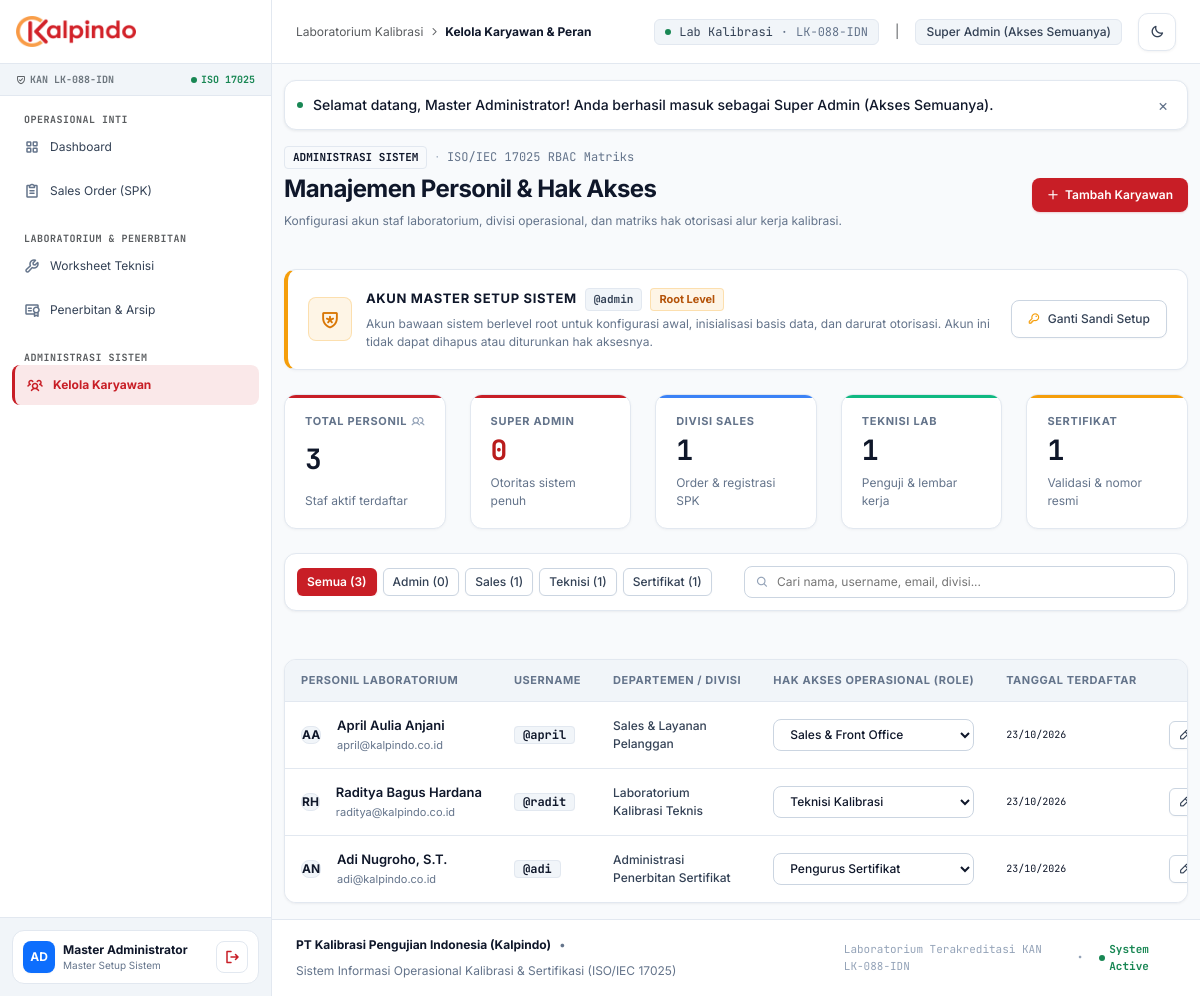
/users.php (signed in), run on the app's committed database.
### tables this page shows
CREATE TABLE users (
            id INTEGER PRIMARY KEY AUTOINCREMENT,
            username VARCHAR(50) UNIQUE NOT NULL,
            password_hash VARCHAR(255) NOT NULL,
            full_name VARCHAR(100) NOT NULL,
            email VARCHAR(100),
            role VARCHAR(30) NOT NULL, -- 'SUPER_ADMIN', 'SALES', 'TECHNICIAN', 'CERT_ADMIN'
            department VARCHAR(100) NOT NULL,
            avatar_initials VARCHAR(5) DEFAULT 'KP',
            created_at DATETIME DEFAULT CURRENT_TIMESTAMP
        );

### users.php (the view, shortened to what the rows shown need)
<?php
require_once __DIR__ . '/includes/helpers.php';
$db = getDbConnection();
$systemAdmin = $db->query("SELECT * FROM users WHERE username = 'admin' LIMIT 1")->fetch();
$employees = $db->query("
    SELECT * FROM users
    WHERE username != 'admin'
    ORDER BY id ASC
")->fetchAll();
require_once __DIR__ . '/includes/header.php';
?>
<div class="flex flex-col sm:flex-row items-start sm:items-center justify-between gap-4 mb-6">
    <div>
        <h1 class="text-2xl font-bold text-slate-900 dark:text-slate-100 tracking-tight">Manajemen Personil & Hak Akses</h1>
    </div>
</div>
<div class="master-admin-banner">
    <div class="master-admin-content">
        <div class="master-admin-text">
            <div class="flex items-center gap-2 flex-wrap mb-1">
                <h2 class="master-admin-title">Akun Master Setup Sistem</h2>
            </div>
        </div>
    </div>
</div>
<div class="ent-card overflow-hidden">
    <div class="overflow-x-auto">
        <table class="ent-table w-full text-left" id="users-table">
            <thead>
                <tr>
                    <th>Personil Laboratorium</th>
                    <th>Username</th>
                    <th>Departemen / Divisi</th>
                    <th>Hak Akses Operasional (Role)</th>
                    <th>Tanggal Terdaftar</th>
                    <th class="text-right">Aksi</th>
                </tr>
            </thead>
            <tbody>
                <?php if (empty($employees)): ?>
                    <tr>
                        <td colspan="6" class="py-12 text-center text-slate-400">
                            <i class="ph-bold ph-users text-3xl mb-2 block opacity-40"></i>
                            Belum ada akun karyawan yang terdaftar dalam sistem.
                        </td>
                    </tr>
                <?php else: ?>
                    <?php foreach ($employees as $u):
                    ?>
                        <tr class="user-row" data-role="<?= htmlspecialchars($u['role']) ?>" data-search="<?= htmlspecialchars(strtolower($u['full_name'] . ' ' . $u['username'] . ' ' . $u['email'] . ' ' . $u['department'])) ?>">
                            <td>
                                <div class="flex items-center gap-3">
                                    <div class="w-8 h-8 rounded-lg flex items-center justify-center font-bold text-xs shrink-0" style="background-color: var(--surface-subtle); color: var(--text-primary); border: 1px solid var(--border-subtle);">
                                        <?= htmlspecialchars($u['avatar_initials'] ?: 'KP') ?>
                                    </div>
                                    <div class="min-w-0">
                                        <div class="flex items-center gap-1.5">
                                            <span class="cell-primary truncate"><?= htmlspecialchars($u['full_name']) ?></span>
                                        </div>
                                        <span class="cell-secondary truncate block"><?= htmlspecialchars($u['email'] ?: 'Email belum dikonfigurasi') ?></span>
                                    </div>
                                </div>
                            </td>
                            <td>
                                <span class="font-mono text-xs font-semibold px-2 py-0.5 rounded" style="background-color: var(--surface-subtle); color: var(--text-primary); border: 1px solid var(--border-subtle);">
                                    @<?= htmlspecialchars($u['username']) ?>
                                </span>
                            </td>
                            <td>
                                <span class="text-xs font-medium text-slate-700 dark:text-slate-300"><?= htmlspecialchars($u['department']) ?></span>
                            </td>
                            <td>
                                <form action="users.php" method="POST" class="inline-flex items-center gap-1.5 m-0" id="quick-role-form-<?= $u['id'] ?>">
                                    <div class="relative inline-block">
                                        <select name="new_role" onchange="this.form.submit()" class="ent-select text-xs font-medium py-1" style="height: 32px; padding-right: 28px;">
                                            <?php foreach ($allRoles as $rKey => $rVal): ?>
                                                <option value="<?= $rKey ?>" <?= $u['role'] === $rKey ? 'selected' : '' ?>>
                                                    <?= $rVal['name'] ?>
                                                </option>
                                            <?php endforeach; ?>
                                        </select>
                                    </div>
                                </form>
                            </td>
                            <td class="cell-meta">
                                <?= !empty($u['created_at']) ? date('d/m/Y', strtotime($u['created_at'])) : '-' ?>
                            </td>
                            <td class="text-right">
                                <div class="inline-flex items-center justify-end gap-1.5">
                                    <button type="button"
                                        onclick="openEditUserModal(<?= htmlspecialchars(json_encode($u)) ?>)"
                                        class="btn-surface btn-compact text-xs"
                                        title="Ubah Profil & Hak Akses Karyawan">
                                        <i class="ph-bold ph-pencil-simple text-xs"></i>
                                    </button>
                                </div>
                            </td>
                        </tr>
                    <?php endforeach; ?>
                <?php endif; ?>
            </tbody>
        </table>
    </div>
</div>
<?php require_once __DIR__ . '/includes/footer.php'; ?>

### includes/header.php (shortened to what the rows shown need)
<?php
require_once __DIR__ . '/helpers.php';
$currentUser = getCurrentUser();
$allRoles = getAllRoles();
$activeRoleInfo = $allRoles[$currentUser['role']] ?? [
    'name' => $currentUser['role'],
    'short' => $currentUser['role'],
    'badge_class' => 'bg-secondary-subtle text-secondary border',
    'icon' => 'ph-user'
];
$isMasterSetupAdmin = ($currentUser['username'] === 'admin');
?>
<!DOCTYPE html>
<html lang="id">
<head>
    <link rel="stylesheet" href="assets/css/bootstrap.min.css?v=5.3.3">
    <link rel="stylesheet" href="assets/css/phosphor.css?v=2.1.1">
    <link rel="stylesheet" href="assets/css/custom.css?v=<?= filemtime(__DIR__ . '/../assets/css/custom.css') ?>">
    <link rel="stylesheet" href="assets/css/print.css?v=<?= filemtime(__DIR__ . '/../assets/css/print.css') ?>" media="print">
</head>
<body class="min-vh-100">
    <aside class="no-print sidebar-desktop d-none d-lg-flex flex-column justify-content-between position-fixed top-0 bottom-0 start-0">
        <div class="p-3 border-t shrink-0" style="background-color: var(--surface-subtle); border-color: var(--border-subtle);">
            <div class="flex items-center justify-between gap-2 p-2.5 rounded-xl border" style="background-color: var(--surface-card); border-color: var(--border-subtle);">
                <div class="flex items-center gap-2 min-w-0">
                    <div class="min-w-0">
                        <p class="text-xs fw-bold mb-0 text-truncate" style="color: var(--text-primary);"><?= htmlspecialchars($currentUser['full_name']) ?></p>
                        <p class="text-[10px] mb-0 text-truncate" style="color: var(--text-muted);">
                            <?= $isMasterSetupAdmin ? 'Master Setup Sistem' : htmlspecialchars($activeRoleInfo['name']) ?>
                        </p>
                    </div>
                </div>
            </div>
        </div>
    </aside>
    <div class="app-main-wrapper">
        <header class="no-print top-navbar">
            <div class="flex items-center gap-2 gap-sm-3">
                <div class="flex items-center gap-1.5 px-2.5 py-1 rounded-md text-xs border whitespace-nowrap fw-medium" style="background-color: var(--surface-subtle); border-color: var(--border-subtle); color: var(--text-secondary);">
                    <span class="d-none d-sm-inline"><?= htmlspecialchars($activeRoleInfo['name']) ?></span>
                </div>
            </div>
        </header>
        <main class="flex-1 w-full px-3 px-sm-4 px-lg-5 py-4">

### data on the page
users: full_name "Master Administrator", role "Super Admin (Akses Semuanya)"
users: avatar_initials "AA", full_name "April Aulia Anjani", email "april@kalpindo.co.id", username "april", department "Sales & Layanan Pelanggan", new_role "Sales & Front Office", created_at "23/10/2026"
users: avatar_initials "RH", full_name "Raditya Bagus Hardana", email "raditya@kalpindo.co.id", username "radit", department "Laboratorium Kalibrasi Teknis", new_role "Teknisi Kalibrasi", created_at "23/10/2026"
users: avatar_initials "AN", full_name "Adi Nugroho, S.T.", email "adi@kalpindo.co.id", username "adi", department "Administrasi Penerbitan Sertifikat", new_role "Pengurus Sertifikat", created_at "23/10/2026"

### other printed values
$sec['title'] "OPERASIONAL INTI"
$item['name'] "Dashboard"
$item['name'] "Sales Order (SPK)"
$sec['title'] "LABORATORIUM & PENERBITAN"
$item['name'] "Worksheet Teknisi"
$item['name'] "Penerbitan & Arsip"
$sec['title'] "ADMINISTRASI SISTEM"
$item['name'] "Kelola Karyawan"
$pageTitle "Kelola Karyawan & Peran"
$flash['message'] "Selamat datang, Master Administrator! Anda berhasil masuk sebagai Super Admin (Akses Semuanya)."
$totalEmployees "3"
$countAdminEmployees "0"
$countSales "1"
$countTech "1"
$countCert "1"
